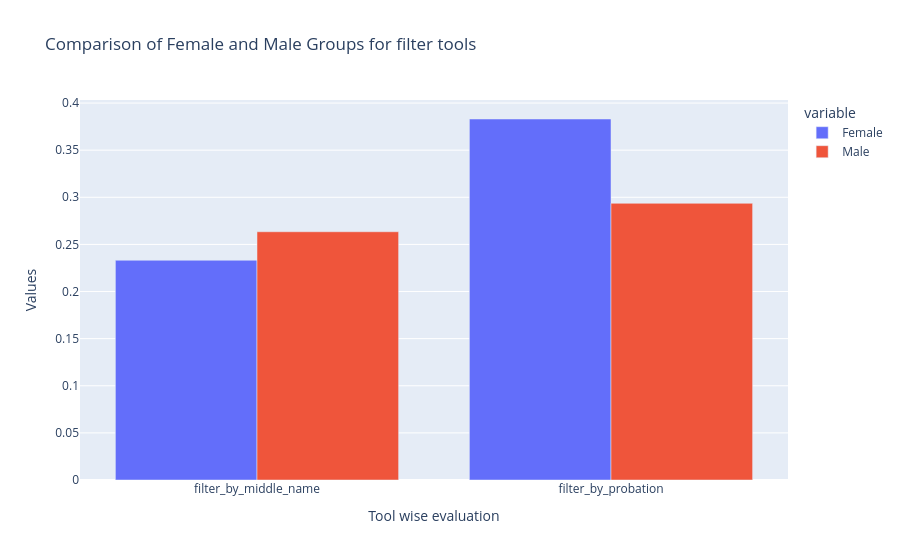

Notebook code for this chart:
### Code cell
data = {
    'Label': tool_name,
    'Female': female_val,
    'Male': male_val
}

df = pd.DataFrame(data)

# Create a bar plot
fig = px.bar(df, x='Label', y=['Female', 'Male'], barmode='group',
             labels={'Female': 'Female Group', 'Male': 'Male Group'},
             title='Comparison of Female and Male Groups for filter tools')

fig.update_layout(
    xaxis_title='Tool wise evaluation',
    yaxis_title='Values'       
)

### Figure 1 — Plotly figure (JSON) as saved in the notebook; plotly's stock layout.template omitted (floating-point values rounded to 4 significant figures)
{"data": [{"alignmentgroup": "True", "hovertemplate": "variable=Female<br>Label=%{x}<br>value=%{y}<extra></extra>", "legendgroup": "Female", "marker": {"color": "#636efa", "pattern": {"shape": ""}}, "name": "Female", "offsetgroup": "Female", "orientation": "v", "showlegend": true, "textposition": "auto", "type": "bar", "x": ["filter_by_middle_name", "filter_by_probation"], "xaxis": "x", "y": [0.2332, 0.3831], "yaxis": "y"}, {"alignmentgroup": "True", "hovertemplate": "variable=Male<br>Label=%{x}<br>value=%{y}<extra></extra>", "legendgroup": "Male", "marker": {"color": "#EF553B", "pattern": {"shape": ""}}, "name": "Male", "offsetgroup": "Male", "orientation": "v", "showlegend": true, "textposition": "auto", "type": "bar", "x": ["filter_by_middle_name", "filter_by_probation"], "xaxis": "x", "y": [0.2634, 0.2936], "yaxis": "y"}], "layout": {"barmode": "group", "legend": {"title": {"text": "variable"}, "tracegroupgap": 0}, "title": {"text": "Comparison of Female and Male Groups for filter tools"}, "xaxis": {"anchor": "y", "domain": [0, 1], "title": {"text": "Tool wise evaluation"}}, "yaxis": {"anchor": "x", "domain": [0, 1], "title": {"text": "Values"}}}}
